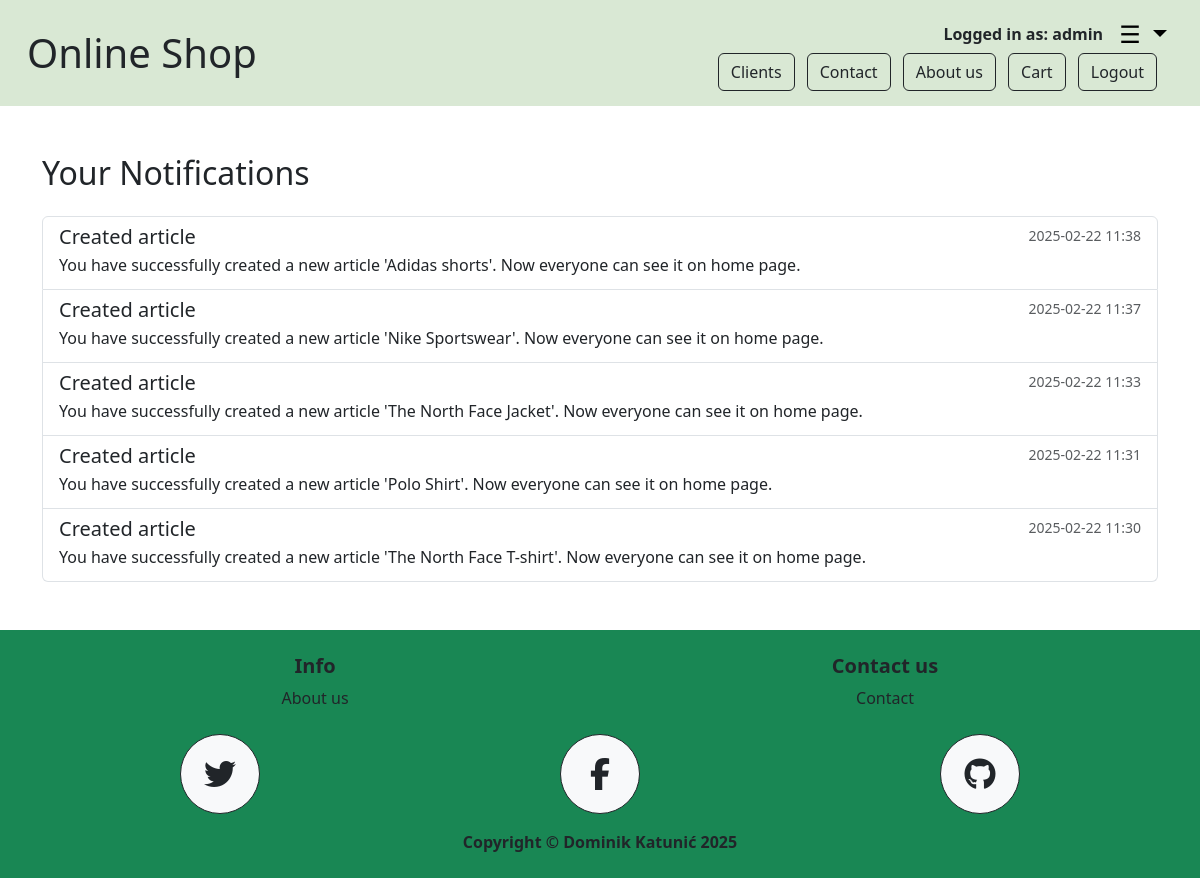
The page /notifications (signed in) on the database its author committed.
### main.py (models this page shows)
class Base(DeclarativeBase):
    pass

class User(UserMixin, Base):
    __tablename__ = 'user'
    id: Mapped[int] = mapped_column(Integer, primary_key=True)
    name: Mapped[str] = mapped_column(String(300), nullable=False)
    email: Mapped[str] = mapped_column(String(200), unique=True, nullable=False)
    password: Mapped[str] = mapped_column(String(100), nullable=False)
    is_admin: Mapped[bool] = mapped_column(Boolean, nullable=False)
    notification = relationship('Notification', back_populates='user')
    comment = relationship('Comment', back_populates='user')
    rating = relationship('Rating', back_populates='user')
    favourite = relationship('Favourite', back_populates='user')
    cart = relationship('Cart', back_populates='user')
    order = relationship('Order', back_populates='user')

class Notification(Base):
    __tablename__ = 'notification'
    id: Mapped[int] = mapped_column(Integer, primary_key=True)
    title: Mapped[str] = mapped_column(String(150), nullable=False)
    description: Mapped[str] = mapped_column(Text, nullable=False)
    id_user: Mapped[int] = mapped_column(Integer, ForeignKey('user.id'), nullable=False)
    date: Mapped[datetime] = mapped_column(DateTime, default=datetime.utcnow, nullable=False)
    user = relationship('User', back_populates="notification")

### main.py (the view)
@app.route('/notifications')
@login_required
def notifications():
    notification_list = db.session.execute(db.select(Notification).where(Notification.id_user == current_user.id).order_by(Notification.date.desc())).scalars().all()
    return render_template('notifications.html', data=notification_list)

### main.py (called while the page is built)
@login_manager.user_loader
def load_user(user_id):
    return db.get_or_404(User, user_id)

### templates/notifications.html
{% include "header.html" %}
<body class="d-flex flex-column min-vh-100">
    <div class="container mt-5">
        <h2 class="mb-4">Your Notifications</h2>
        {% if data %}
            <div class="list-group">
                {% for note in data %}
                    <div class="list-group-item list-group-item-action flex-column align-items-start">
                        <div class="d-flex w-100 justify-content-between">
                            <h5 class="mb-1">{{ note.title }}</h5>
                            <small class="text-muted">{{ note.date.strftime('%Y-%m-%d %H:%M') }}</small>
                        </div>
                        <p class="mb-1">{{ note.description }}</p>
                    </div>
                {% endfor %}
            </div>
        {% else %}
            <div class="alert alert-info" role="alert">
                You have no notifications at the moment.
            </div>
        {% endif %}
    </div>
    <br> <br>
</body>
{% include "footer.html" %}

### templates/header.html (shortened to what this page needs)
<!DOCTYPE html>
<html lang="en">
<head>
    <link href="https://cdn.jsdelivr.net/npm/bootstrap@5.3.3/dist/css/bootstrap.min.css" rel="stylesheet">
    <link rel="stylesheet" href="https://cdnjs.cloudflare.com/ajax/libs/font-awesome/6.4.2/css/all.min.css">
</head>
<body>
    <nav class="navbar custom-navbar">
        <div class="container-fluid">
            <a href="{{ url_for('home') }}" class="text-dark text-decoration-none">
                <h1 class="mb-0">Online Shop</h1>
            </a>
            <div class="ms-auto">
                {% if current_user.is_authenticated %}
                    <div class="user-info-container">
                        <p class="user-info mb-0">Logged in as: {{ current_user.name }}</p>
                        <div class="dropdown">
                            <button class="hamburger-menu dropdown-toggle" type="button" id="profileDropdown" data-bs-toggle="dropdown" aria-expanded="false">
                                ☰
                            </button>
                        </div>
                    </div>
                {% endif %}
                {% if current_user.is_admin %}
                    <a href="{{ url_for('clients') }}" class="btn btn-outline-dark me-2">Clients</a>
                {% endif %}
                <a href="{{ url_for('contact') }}" class="btn btn-outline-dark me-2">Contact</a>
                <a href="{{ url_for('about') }}" class="btn btn-outline-dark me-2">About us</a>
                {% if current_user.is_authenticated %}
                    <a href="{{ url_for('cart') }}" class="btn btn-outline-dark me-2">Cart</a>
                    <a href="{{ url_for('logout') }}" class="btn btn-outline-dark me-3">Logout</a>
                {% else %}
                    <a href="{{ url_for('register') }}" class="btn btn-outline-dark me-2">Register</a>
                    <a href="{{ url_for('login') }}" class="btn btn-outline-dark">Login</a>
                {% endif %}
            </div>
        </div>
    </nav>
</body>
</html>

### templates/footer.html
<footer class="bg-success text-dark py-4 mt-auto">
    <div class="container text-center">
        <div class="row">
            <div class="col-md-6">
                <h5 class="fw-bold">Info</h5>
                <a href="{{ url_for('about') }}" class="text-dark text-decoration-none">About us</a>
            </div>
            <div class="col-md-6">
                <h5 class="fw-bold">Contact us</h5>
                <a href="{{ url_for('contact') }}" class="text-dark text-decoration-none">Contact</a>
            </div>
        </div>
        <div class="row mt-4">
            <div class="col-4 d-flex justify-content-center">
                <a href="#" class="btn btn-light border border-dark rounded-circle d-flex align-items-center justify-content-center" style="width: 80px; height: 80px;">
                    <i class="fab fa-twitter fa-2x text-dark"></i>
                </a>
            </div>
            <div class="col-4 d-flex justify-content-center">
                <a href="#" class="btn btn-light border border-dark rounded-circle d-flex align-items-center justify-content-center" style="width: 80px; height: 80px;">
                    <i class="fab fa-facebook-f fa-2x text-dark"></i>
                </a>
            </div>
            <div class="col-4 d-flex justify-content-center">
                <a href="#" class="btn btn-light border border-dark rounded-circle d-flex align-items-center justify-content-center" style="width: 80px; height: 80px;">
                    <i class="fab fa-github fa-2x text-dark"></i>
                </a>
            </div>
        </div>
        <div class="mt-3 fw-bold">
            Copyright &copy; Dominik Katunić 2025
        </div>
    </div>
</footer>

### templates/header.html (style rules this page uses)
.custom-navbar { background-color: #d9e8d4; padding: 15px; }
.user-info-container { display: flex; align-items: center; justify-content: flex-end; gap: 10px; width: 100%; }
.user-info { font-weight: bold; }
.hamburger-menu { font-size: 24px; cursor: pointer; border: none; background: none; }

### rows shown on the page
User: name "admin"
Notification: title "Created article", date "2025-02-22 11:38", description "You have successfully created a new article 'Adidas shorts'. Now everyone can see it on home page."
Notification: title "Created article", date "2025-02-22 11:37", description "You have successfully created a new article 'Nike Sportswear'. Now everyone can see it on home page."
Notification: title "Created article", date "2025-02-22 11:33", description "You have successfully created a new article 'The North Face Jacket'. Now everyone can see it on home page."
Notification: title "Created article", date "2025-02-22 11:31", description "You have successfully created a new article 'Polo Shirt'. Now everyone can see it on home page."
Notification: title "Created article", date "2025-02-22 11:30", description "You have successfully created a new article 'The North Face T-shirt'. Now everyone can see it on home page."
